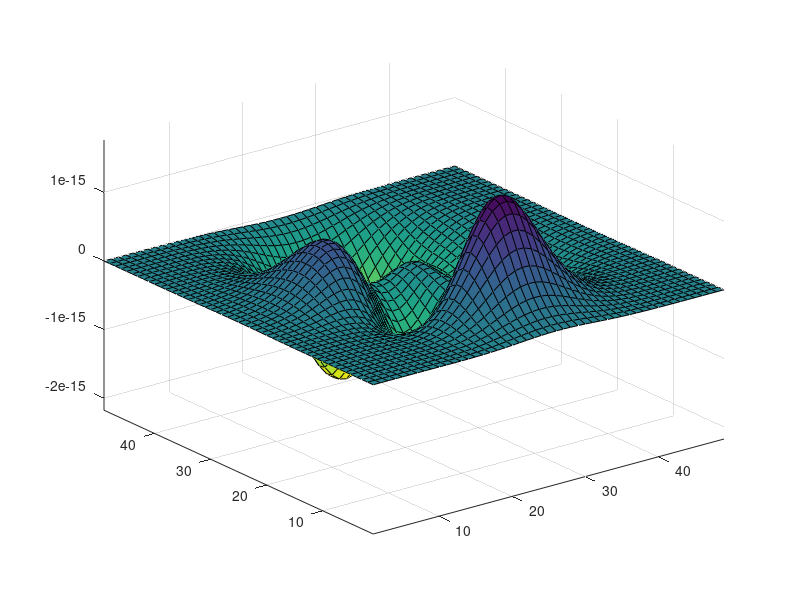

Write MATLAB code to recreate this figure.
Z = peaks; surf(Z)
axis tight
set(gca,'NextPlot','replacechildren');
for j = 1:20
    surf(sin(2*pi*j/20)*Z,Z)
    F(j) = getframe;
end
movie(F,20) % Play the movie twenty times